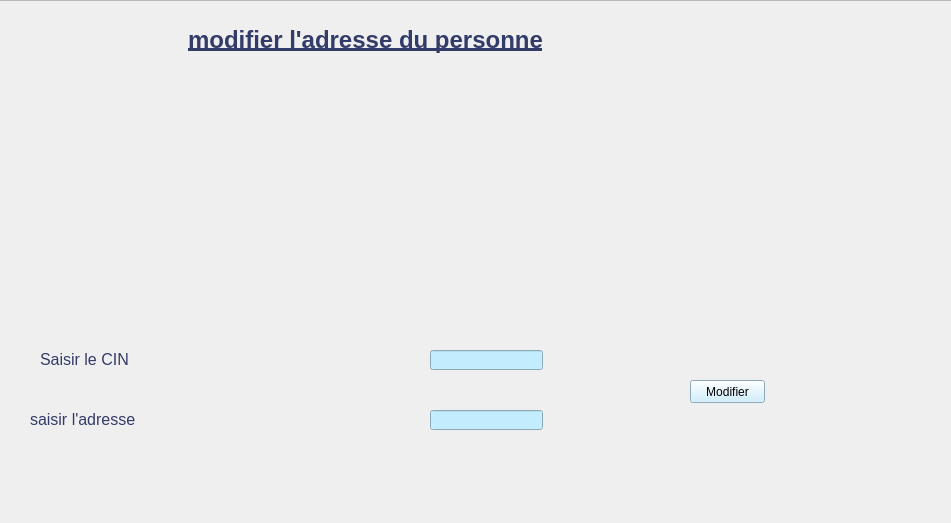
<?xml version="1.0" encoding="UTF-8"?>
<ui version="4.0">
 <class>w7</class>
 <widget class="QWidget" name="w7">
  <property name="geometry">
   <rect>
    <x>0</x>
    <y>0</y>
    <width>951</width>
    <height>523</height>
   </rect>
  </property>
  <property name="windowTitle">
   <string>Form</string>
  </property>
  <widget class="QFrame" name="frame">
   <property name="geometry">
    <rect>
     <x>-10</x>
     <y>0</y>
     <width>16777215</width>
     <height>16777215</height>
    </rect>
   </property>
   <property name="minimumSize">
    <size>
     <width>16777215</width>
     <height>16777215</height>
    </size>
   </property>
   <property name="styleSheet">
    <string notr="true">background-image: url(im3.jpeg);</string>
   </property>
   <property name="frameShape">
    <enum>QFrame::StyledPanel</enum>
   </property>
   <property name="frameShadow">
    <enum>QFrame::Raised</enum>
   </property>
   <widget class="QLabel" name="label">
    <property name="geometry">
     <rect>
      <x>140</x>
      <y>20</y>
      <width>471</width>
      <height>41</height>
     </rect>
    </property>
    <property name="text">
     <string>&lt;html&gt;&lt;head/&gt;&lt;body&gt;&lt;p align=&quot;center&quot;&gt;&lt;span style=&quot; font-size:18pt; font-weight:600; text-decoration: underline; color:#333b68;&quot;&gt;modifier l'adresse du personne&lt;/span&gt;&lt;/p&gt;&lt;/body&gt;&lt;/html&gt;</string>
    </property>
   </widget>
   <widget class="QLabel" name="label_2">
    <property name="geometry">
     <rect>
      <x>50</x>
      <y>350</y>
      <width>101</width>
      <height>20</height>
     </rect>
    </property>
    <property name="text">
     <string>&lt;html&gt;&lt;head/&gt;&lt;body&gt;&lt;p&gt;&lt;span style=&quot; font-size:12pt; color:#333b68;&quot;&gt;Saisir le CIN&lt;/span&gt;&lt;/p&gt;&lt;/body&gt;&lt;/html&gt;</string>
    </property>
   </widget>
   <widget class="QLineEdit" name="cin">
    <property name="geometry">
     <rect>
      <x>440</x>
      <y>350</y>
      <width>113</width>
      <height>20</height>
     </rect>
    </property>
    <property name="styleSheet">
     <string notr="true">background-color: rgb(196, 236, 255);</string>
    </property>
   </widget>
   <widget class="QLabel" name="label_3">
    <property name="geometry">
     <rect>
      <x>40</x>
      <y>410</y>
      <width>111</width>
      <height>20</height>
     </rect>
    </property>
    <property name="text">
     <string>&lt;html&gt;&lt;head/&gt;&lt;body&gt;&lt;p&gt;&lt;span style=&quot; font-size:12pt; color:#333b68;&quot;&gt;saisir l'adresse&lt;/span&gt;&lt;/p&gt;&lt;/body&gt;&lt;/html&gt;</string>
    </property>
   </widget>
   <widget class="QLineEdit" name="ad">
    <property name="geometry">
     <rect>
      <x>440</x>
      <y>410</y>
      <width>113</width>
      <height>20</height>
     </rect>
    </property>
    <property name="styleSheet">
     <string notr="true">background-color: rgb(196, 236, 255);</string>
    </property>
   </widget>
   <widget class="QPushButton" name="modifier">
    <property name="geometry">
     <rect>
      <x>700</x>
      <y>380</y>
      <width>75</width>
      <height>23</height>
     </rect>
    </property>
    <property name="styleSheet">
     <string notr="true">background-color: rgb(196, 236, 255);</string>
    </property>
    <property name="text">
     <string>Modifier</string>
    </property>
   </widget>
  </widget>
 </widget>
 <resources>
  <include location="ressource3/resources2.qrc"/>
 </resources>
 <connections/>
</ui>
